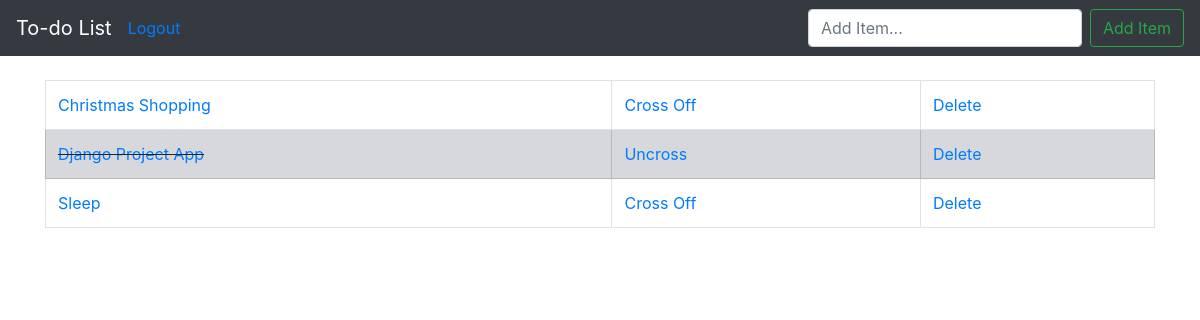
The app's page / (signed in), older data.
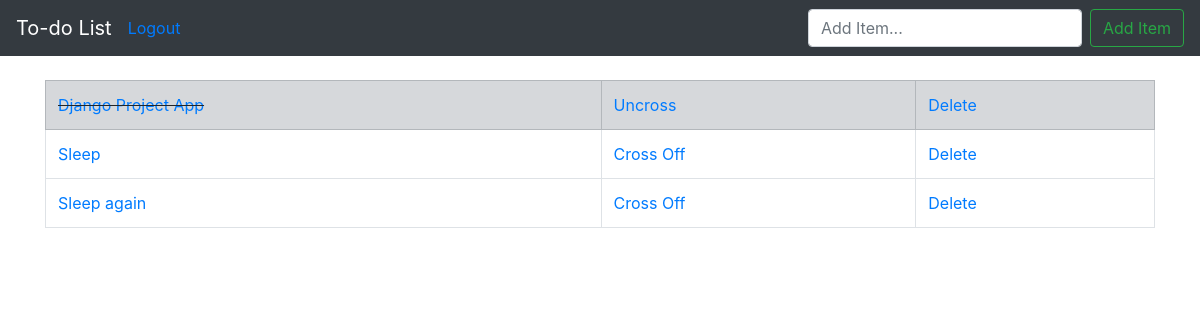
The same page, newer data.
### lists/models.py (models this page shows, shortened)
class Item(models.Model):
    item = models.CharField(max_length=200)
    completed = models.BooleanField(default=False)

### lists/views.py (the view)
# urls.py: path('', views.index, name='index'),
@login_required
def index(request):
    if request.method == 'POST':
        form = ItemForm(request.POST)
        if form.is_valid():
            form.save()
            all_items = Item.objects.all()
            return render(request, 'index.html', {'all_items':all_items})
    else: # default behaviour
        all_items = Item.objects.all()
        return render(request, 'index.html', {'all_items':all_items})

### lists/templates/index.html
{% extends 'base.html' %}
{% block content %}
<br>
<div class="container">
  <table class="table table-bordered">
    {% for item in all_items %}
      {% if item.completed %}
      <tr class="table-secondary">
        <td class="striker"><a href="{% url 'edit' item.id %}">{{ item.item }}</a></td>
        <td><a href="{% url 'uncross' item.id %}">Uncross</a></td>
        <td><a href="{% url 'delete' item.id %}">Delete</a></td>
      </tr>
      {% else %}
      <tr>
        <td><a href="{% url 'edit' item.id %}">{{ item.item }}</a></td>
        <td><a href="{% url 'cross_off' item.id %}">Cross Off</a></td>
        <td><a href="{% url 'delete' item.id %}">Delete</a></td>
      </tr>
      {% endif %}
    {% endfor %}
  </table>
</div>
{% endblock %}

### lists/templates/base.html (shortened to what this page needs)
<!doctype html>
<html lang="en">
  <head>
    <link rel="stylesheet" href="https://stackpath.bootstrapcdn.com/bootstrap/4.4.1/css/bootstrap.min.css">
    {% load static %}
    <link rel="stylesheet" href="{% static 'custom.css' %}">
  </head>
  <body>
    <nav class="navbar navbar-expand-sm navbar-dark bg-dark">
      <a class="navbar-brand" href="{% url 'index' %}">To-do List</a>
      <div class="collapse navbar-collapse" id="navbarSupportedContent">
        <ul class="navbar-nav mr-auto">
          {% if user.is_authenticated %}
          <a href="{% url 'logout' %}">Logout</a>
          {% else %}
          <a href="{% url 'login' %}">Login</a>
          {% endif %}
        </ul>
        <form class="form-inline my-2 my-lg-0" method="POST">
          <input class="form-control mr-sm-2" type="text" placeholder="Add Item..." aria-label="Search" name="item">
          <button class="btn btn-outline-success my-2 my-sm-0" type="submit">Add Item</button>
        </form>
      </div>
    </nav>
    {% block content %}{% endblock %}
  </body>
</html>

### static/custom.css (style rules this page uses)
.striker { text-decoration: line-through; }

Row changes from the older to the newer data that the page shows:
removed Item: item "Christmas Shopping"
added Item: item "Sleep again"
